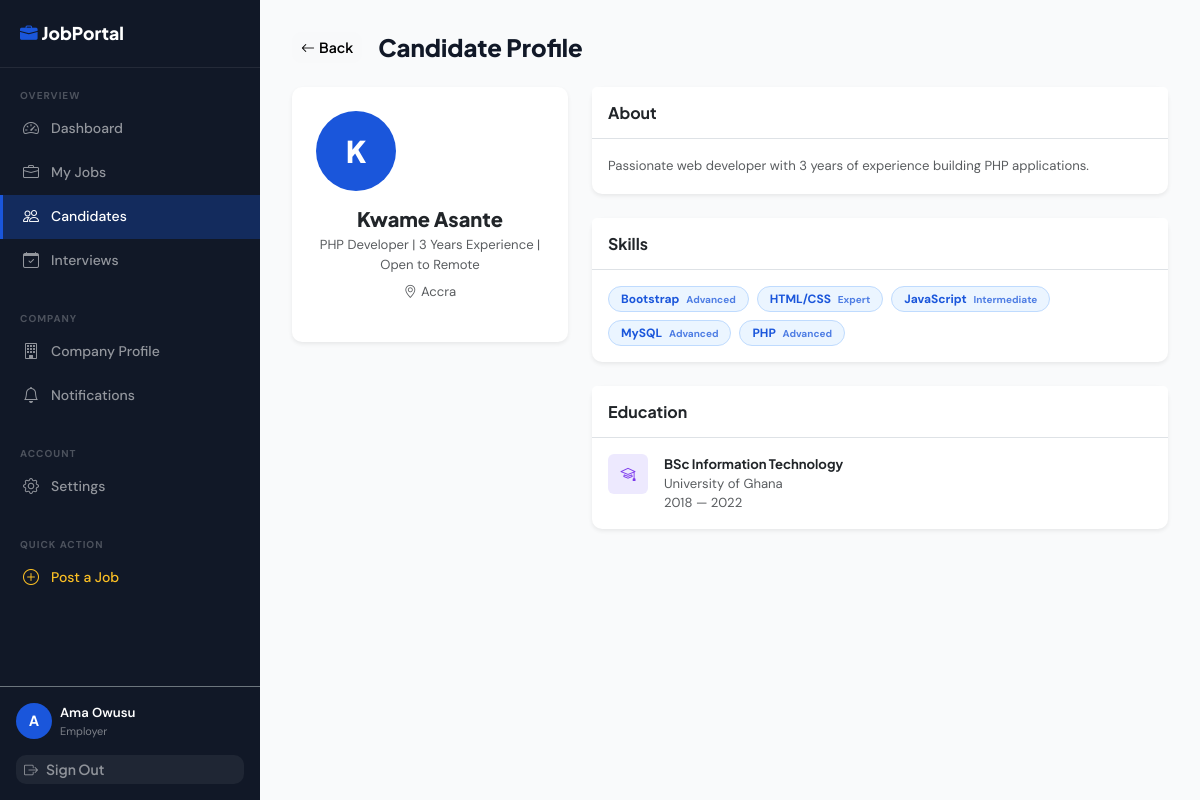
The page /public/employer/candidates/1 (signed in) on the database its author committed.
### tables this page shows
CREATE TABLE job_seeker_profiles (
    id                  INT UNSIGNED        NOT NULL AUTO_INCREMENT,
    user_id             INT UNSIGNED        NOT NULL,
    headline            VARCHAR(160)        NULL     COMMENT 'e.g. "Full-Stack Developer | 3 Years Experience"',
    bio                 TEXT                NULL,
    phone               VARCHAR(20)         NULL,
    location_city       VARCHAR(80)         NULL,
    location_country    VARCHAR(80)         NULL,
    date_of_birth       DATE                NULL,
    gender              ENUM('male','female','other','prefer_not_to_say') NULL,
    years_experience    TINYINT UNSIGNED    NOT NULL DEFAULT 0,
    expected_salary_min DECIMAL(12,2)       NULL,
    expected_salary_max DECIMAL(12,2)       NULL,
    salary_currency     VARCHAR(5)          NOT NULL DEFAULT 'USD',
    job_type_pref       SET('full_time','part_time','contract','remote','internship') NULL,
    avatar_path         VARCHAR(300)        NULL,
    resume_path         VARCHAR(300)        NULL,
    resume_original_name VARCHAR(200)       NULL,
    linkedin_url        VARCHAR(300)        NULL,
    github_url          VARCHAR(300)        NULL,
    portfolio_url       VARCHAR(300)        NULL,
    is_open_to_work     TINYINT(1)          NOT NULL DEFAULT 1,
    profile_views       INT UNSIGNED        NOT NULL DEFAULT 0,
    created_at          TIMESTAMP           NOT NULL DEFAULT CURRENT_TIMESTAMP,
    updated_at          TIMESTAMP           NOT NULL DEFAULT CURRENT_TIMESTAMP ON UPDATE CURRENT_TIMESTAMP,

    PRIMARY KEY (id),
    UNIQUE KEY uq_jsp_user_id (user_id),
    INDEX idx_jsp_location (location_city, location_country),
    INDEX idx_jsp_open_to_work (is_open_to_work),
    INDEX idx_jsp_experience (years_experience),
    CONSTRAINT fk_jsp_user
        FOREIGN KEY (user_id) REFERENCES users(id) ON DELETE CASCADE
);

CREATE TABLE users (
    id              INT UNSIGNED    NOT NULL AUTO_INCREMENT,
    full_name       VARCHAR(120)    NOT NULL,
    email           VARCHAR(180)    NOT NULL,
    password_hash   VARCHAR(255)    NOT NULL,
    role            ENUM('seeker','employer','admin') NOT NULL DEFAULT 'seeker',
    is_active       TINYINT(1)      NOT NULL DEFAULT 1,
    email_verified  TINYINT(1)      NOT NULL DEFAULT 0,
    verify_token    VARCHAR(64)     NULL,
    last_login_at   TIMESTAMP       NULL,
    created_at      TIMESTAMP       NOT NULL DEFAULT CURRENT_TIMESTAMP,
    updated_at      TIMESTAMP       NOT NULL DEFAULT CURRENT_TIMESTAMP ON UPDATE CURRENT_TIMESTAMP,

    PRIMARY KEY (id),
    UNIQUE KEY uq_users_email (email),
    INDEX idx_users_role (role),
    INDEX idx_users_is_active (is_active)
);

CREATE TABLE seeker_skills (
    id          INT UNSIGNED    NOT NULL AUTO_INCREMENT,
    seeker_id   INT UNSIGNED    NOT NULL,
    skill_name  VARCHAR(80)     NOT NULL,
    proficiency ENUM('beginner','intermediate','advanced','expert') NOT NULL DEFAULT 'intermediate',
    created_at  TIMESTAMP       NOT NULL DEFAULT CURRENT_TIMESTAMP,

    PRIMARY KEY (id),
    UNIQUE KEY uq_ss_seeker_skill (seeker_id, skill_name),
    INDEX idx_ss_skill_name (skill_name),
    CONSTRAINT fk_ss_seeker
        FOREIGN KEY (seeker_id) REFERENCES job_seeker_profiles(id) ON DELETE CASCADE
);

CREATE TABLE seeker_education (
    id              INT UNSIGNED    NOT NULL AUTO_INCREMENT,
    seeker_id       INT UNSIGNED    NOT NULL,
    institution     VARCHAR(160)    NOT NULL,
    degree          VARCHAR(120)    NOT NULL  COMMENT 'e.g. BSc Computer Science',
    field_of_study  VARCHAR(120)    NULL,
    start_year      YEAR            NOT NULL,
    end_year        YEAR            NULL     COMMENT 'NULL if still studying',
    is_current      TINYINT(1)      NOT NULL DEFAULT 0,
    grade           VARCHAR(40)     NULL,
    description     TEXT            NULL,
    created_at      TIMESTAMP       NOT NULL DEFAULT CURRENT_TIMESTAMP,

    PRIMARY KEY (id),
    INDEX idx_se_seeker_id (seeker_id),
    CONSTRAINT fk_se_seeker
        FOREIGN KEY (seeker_id) REFERENCES job_seeker_profiles(id) ON DELETE CASCADE
);

### core/Controller.php (called while the page is built, shortened)
<?php
abstract class Controller
{
    protected function view(string $view, array $data = [], string $layout = 'main'): void
    {
        extract($data, EXTR_SKIP);
        $viewFile = ROOT_PATH . "/app/views/{$view}.php";
        ob_start(); require $viewFile; $content = ob_get_clean();
    }
}

### app/controllers/CandidateController.php (called while the page is built, shortened)
<?php
require_once ROOT_PATH . '/core/Controller.php';
class CandidateController extends Controller
{
    public function show(array $params): void
    {
        $db      = Database::getInstance();
        $seekerId = (int)$params['id'];
        $profile = $db->fetchOne(
            "SELECT jsp.*, u.full_name, u.email
               FROM job_seeker_profiles jsp
               JOIN users u ON u.id = jsp.user_id
              WHERE jsp.id = ? AND jsp.is_open_to_work = 1 LIMIT 1",
            [$seekerId]
        );
        $skills = $db->fetchAll("SELECT * FROM seeker_skills WHERE seeker_id = ?", [$seekerId]);
        $exp    = $db->fetchAll("SELECT * FROM seeker_work_experience WHERE seeker_id = ? ORDER BY is_current DESC, start_date DESC", [$seekerId]);
        $edu    = $db->fetchAll("SELECT * FROM seeker_education WHERE seeker_id = ? ORDER BY end_year DESC", [$seekerId]);
        $this->view('employer/candidate-profile', [
            'title'   => 'Candidate — ' . $profile['full_name'],
            'profile' => $profile,
            'skills'  => $skills,
            'exp'     => $exp,
            'edu'     => $edu,
        ], 'employer');
    }
}

### public/index.php (called while the page is built, shortened)
<?php
spl_autoload_register(function (string $class): void {
    $paths = [
        ROOT_PATH . '/core/'           . $class . '.php',
        ROOT_PATH . '/app/middleware/' . $class . '.php',
    ];
    foreach ($paths as $file) {
        if (file_exists($file)) { require_once $file; return; }
    }
});
require_once ROOT_PATH . '/app/helpers/functions.php';
$router = new Router();
$router->dispatch();

### app/helpers/functions.php (called while the page is built, shortened)
<?php
function e(mixed $v): string { return htmlspecialchars((string)$v, ENT_QUOTES|ENT_SUBSTITUTE, 'UTF-8'); }
function url(string $path = ''): string { return rtrim(BASE_URL, '/') . '/' . ltrim($path, '/'); }

### config/database.php (called while the page is built)
<?php
return [
    'host'     => 'localhost',
    'port'     => '3306',
    'dbname'   => 'job_portal',
    'username' => 'root',
    'password' => '',
];

### core/Database.php (called while the page is built, shortened)
<?php
class Database
{
    private static ?Database $instance = null;
    private PDO $pdo;
    private function __construct()
    {
        $cfg = require ROOT_PATH . '/config/database.php';
        $dsn = "mysql:host={$cfg['host']};port={$cfg['port']};dbname={$cfg['dbname']};charset=utf8mb4";
        $opts = [
            PDO::ATTR_ERRMODE            => PDO::ERRMODE_EXCEPTION,
            PDO::ATTR_DEFAULT_FETCH_MODE => PDO::FETCH_ASSOC,
            PDO::ATTR_EMULATE_PREPARES   => false,
            PDO::MYSQL_ATTR_INIT_COMMAND => "SET NAMES utf8mb4 COLLATE utf8mb4_unicode_ci",
        ];
        try {
            $this->pdo = new PDO($dsn, $cfg['username'], $cfg['password'], $opts);
        } catch (PDOException $e) {
            throw new RuntimeException('DB connection failed: ' . $e->getMessage());
        }
    }
    public static function getInstance(): static
    {
        if (static::$instance === null) static::$instance = new static();
        return static::$instance;
    }
    public function query(string $sql, array $params = []): PDOStatement
    {
        $stmt = $this->pdo->prepare($sql);
        $stmt->execute($params);
        return $stmt;
    }
    public function fetchAll(string $sql, array $params = []): array
    {
        return $this->query($sql, $params)->fetchAll();
    }
    public function fetchOne(string $sql, array $params = []): array|false
    {
        return $this->query($sql, $params)->fetch();
    }
}

### app/views/employer/candidate-profile.php (the view, shortened to what this page needs)
<div class="d-flex align-items-center gap-3 mb-4">
    <a href="<?= url('/employer/candidates') ?>" class="btn btn-light btn-sm">
        <i class="bi bi-arrow-left me-1"></i>Back
    </a>
    <h1 class="h4 fw-800 mb-0">Candidate Profile</h1>
</div>
<div class="row g-4">
    <div class="col-md-4">
        <div class="card border-0 shadow-sm text-center p-4">
            <?php if ($profile['avatar_path']): ?>
            <img src="<?= url('/file?path='.urlencode($profile['avatar_path'])) ?>"
                 class="avatar mx-auto mb-3" style="width:80px;height:80px;" alt="">
            <?php else: ?>
            <div class="rounded-circle bg-primary text-white d-inline-flex align-items-center
                        justify-content-center fw-800 mb-3"
                 style="width:80px;height:80px;font-size:30px;">
                <?= strtoupper(substr($profile['full_name'],0,1)) ?>
            </div>
            <?php endif; ?>
            <h5 class="fw-800 mb-1"><?= e($profile['full_name']) ?></h5>
            <p class="text-muted small mb-2"><?= e($profile['headline']??'') ?></p>
            <?php if ($profile['location_city']): ?>
            <p class="text-muted small"><i class="bi bi-geo-alt me-1"></i><?= e($profile['location_city']) ?></p>
            <?php endif; ?>
        </div>
    </div>
    <div class="col-md-8 d-flex flex-column gap-4">
        <?php if ($profile['bio']): ?>
        <div class="card border-0 shadow-sm">
            <div class="card-header bg-white border-bottom py-3"><h6 class="fw-700 mb-0">About</h6></div>
            <div class="card-body"><p class="text-muted small mb-0" style="line-height:1.7;"><?= nl2br(e($profile['bio'])) ?></p></div>
        </div>
        <?php endif; ?>
        <?php if (!empty($skills)): ?>
        <div class="card border-0 shadow-sm">
            <div class="card-header bg-white border-bottom py-3"><h6 class="fw-700 mb-0">Skills</h6></div>
            <div class="card-body d-flex flex-wrap gap-2">
                <?php foreach ($skills as $sk): ?>
                <span class="badge rounded-pill fw-500"
                      style="background:#EBF5FF;color:#1A56DB;padding:6px 12px;font-size:12px;border:1px solid #BFDBFE;">
                    <?= e($sk['skill_name']) ?>
                    <span class="opacity-75 ms-1" style="font-size:10px;"><?= ucfirst($sk['proficiency']) ?></span>
                </span>
                <?php endforeach; ?>
            </div>
        </div>
        <?php endif; ?>
        <?php if (!empty($edu)): ?>
        <div class="card border-0 shadow-sm">
            <div class="card-header bg-white border-bottom py-3"><h6 class="fw-700 mb-0">Education</h6></div>
            <div class="card-body d-flex flex-column gap-3">
                <?php foreach ($edu as $ed): ?>
                <div class="d-flex gap-3">
                    <div class="rounded-2 d-flex align-items-center justify-content-center flex-shrink-0"
                         style="width:40px;height:40px;background:#EDE9FE;">
                        <i class="bi bi-mortarboard" style="color:#7c3aed;"></i>
                    </div>
                    <div>
                        <div class="fw-700 small"><?= e($ed['degree']) ?></div>
                        <div class="text-muted small"><?= e($ed['institution']) ?></div>
                        <div class="text-muted small"><?= $ed['start_year'] ?> — <?= $ed['is_current']?'<span class="text-success fw-600">Present</span>':($ed['end_year']??'?') ?></div>
                    </div>
                </div>
                <?php endforeach; ?>
            </div>
        </div>
        <?php endif; ?>
    </div>
</div>

### core/Router.php (shortened to what this page needs)
<?php
class Router
{
    private array $routes = [];
    private array $groupMiddleware = [];
    private string $groupPrefix = '';
    public function group(array $opts, callable $cb): void
    {
        $prevPrefix = $this->groupPrefix;
        $prevMw     = $this->groupMiddleware;
        $this->groupPrefix     .= ($opts['prefix'] ?? '');
        $this->groupMiddleware  = array_merge($this->groupMiddleware, $opts['middleware'] ?? []);
        $this->groupPrefix     = $prevPrefix;
        $this->groupMiddleware = $prevMw;
    }
    private function add(string $method, string $path, string $handler, array $mw): void
    {
        $full = $this->groupPrefix . $path;
        $this->routes[] = [
            'method'  => $method,
            'pattern' => '#^' . preg_replace('/\{([a-zA-Z_]+)\}/', '(?P<$1>[^/]+)', $full) . '$#',
            'handler' => $handler,
            'mw'      => array_merge($this->groupMiddleware, $mw),
        ];
    }
    public function dispatch(): void
    {
        $method = $_SERVER['REQUEST_METHOD'];
        $uri    = $this->uri();
        foreach ($this->routes as $route) {
            if ($route['method'] !== $method) continue;
            if (!preg_match($route['pattern'], $uri, $matches)) continue;
            $params = array_filter($matches, 'is_string', ARRAY_FILTER_USE_KEY);
            $this->call($route['handler'], $params);
            return;
        }
    }
    private function uri(): string
    {
        $uri  = parse_url($_SERVER['REQUEST_URI'], PHP_URL_PATH);
        $base = rtrim(dirname($_SERVER['SCRIPT_NAME']), '/');
        if ($base && str_starts_with($uri, $base)) $uri = substr($uri, strlen($base));
        return '/' . ltrim($uri ?: '/', '/');
    }
    private function call(string $handler, array $params): void
    {
        [$class, $method] = explode('@', $handler, 2);
        $ctrl = new $class();
        $ctrl->$method($params);
    }
}

### public/assets/css/style.css (style rules this page uses)
:root { --primary:#1A56DB;--primary-dark:#1347c8;--primary-light:#EBF5FF;--dark:#111827;--muted:#6B7280;--border:#E5E7EB;--bg:#F9FAFB;--radius:10px;--shadow:0 4px 16px rgba(0,0,0,.08); }
body { font-family:'DM Sans',sans-serif;font-size:15px;color:var(--dark);background:#fff;-webkit-font-smoothing:antialiased; }
h1,h2,h3,h4,h5,h6,.navbar-brand,.fw-700,.fw-800 { font-family:'Plus Jakarta Sans',sans-serif; }
.fw-700 { font-weight:700!important }
.fw-800 { font-weight:800!important }
.btn { font-family:'Plus Jakarta Sans',sans-serif;font-weight:600;border-radius:var(--radius);transition:all .2s; }
.card { border:1px solid var(--border);border-radius:var(--radius);box-shadow:0 1px 3px rgba(0,0,0,.08); }
.bg-primary { background:var(--primary)!important }
html { scroll-behavior: smooth; }

### rows shown on the page
job_seeker_profiles: user.full_name "K", user.full_name "Kwame Asante", headline "PHP Developer | 3 Years Experience | Open to Remote", location_city "Accra", bio "Passionate web developer with 3 years of experience building PHP applications."
seeker_skills: skill_name "Bootstrap", proficiency "Advanced"
seeker_skills: skill_name "HTML/CSS", proficiency "Expert"
seeker_skills: skill_name "JavaScript", proficiency "Intermediate"
seeker_skills: skill_name "MySQL", proficiency "Advanced"
seeker_skills: skill_name "PHP", proficiency "Advanced"
seeker_education: degree "BSc Information Technology", institution "University of Ghana", start_year "2018", end_year "2022"

### other values the page prints
$label "Dashboard My Jobs Candidates Interviews Company Profile Notifications Settings"
